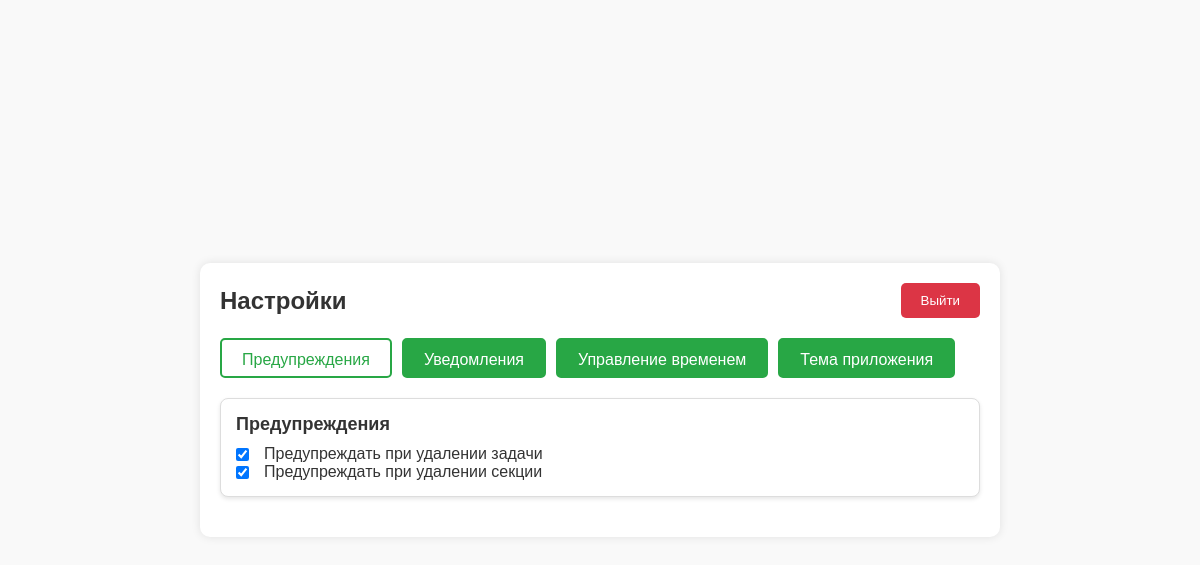
Page /settings/ (signed in) on the earlier database version.
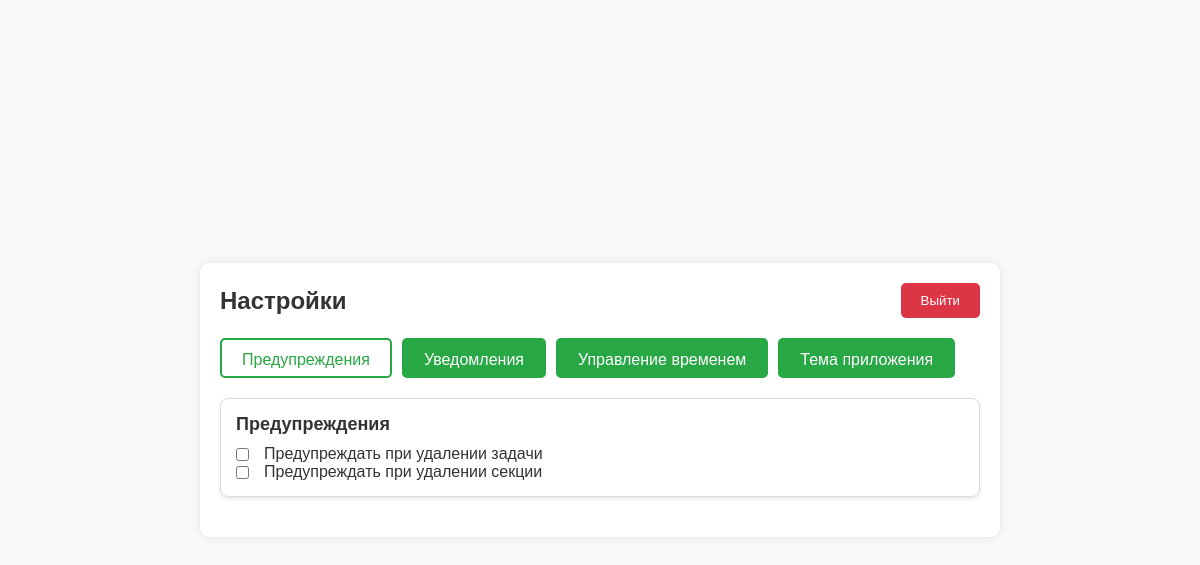
Same page on the later database version.
### settings_app/models.py (models this page shows, shortened)
class UserSettings(models.Model):
    THEME_CHOICES = [
        ('light', 'Светлая тема'),
        ('dark', 'Тёмная тема'),
        ('custom', 'Персонализированная тема'),
    ]
    user = models.OneToOneField(User, on_delete=models.CASCADE, related_name='settings')
    warn_on_task_delete = models.BooleanField(default=True, verbose_name="Предупреждать при удалении задачи")
    warn_on_task_section_delete = models.BooleanField(default=True, verbose_name="Предупреждать при удалении секции")
    email_notifications = models.BooleanField(default=True, verbose_name="Отправление уведомлений по email")
    theme = models.CharField(
        max_length=10,
        choices=THEME_CHOICES,
        default='light',
        verbose_name="Тема интерфейса"
    )

### settings_app/views.py (the view)
# urls.py: path('', SettingsAppPage.as_view(), name='main_settings_app'),
class SettingsAppPage(LoginRequiredMixin, TemplateView):
    template_name = 'settings.html'
    def get_context_data(self, **kwargs):
        context = super().get_context_data(**kwargs)
        context.update(SettingsAppContext.get_context_for_index_page(self.request))
        return context

### utils/DataBaseObjectsProcessing.py (called while the page is built)
    @staticmethod
    def get_objects_owned_by_user(model_class: Type, user: Any) -> QuerySet:
        return model_class.objects.filter(user=user)

### settings_app/templates/settings.html (shortened to what this page needs)
<!DOCTYPE html>
{% load static %}
<html lang="ru">
<head>
    <link rel="stylesheet" type="text/css" href="{% static 'settings_app/css/main_page_new.css' %}">
    <link rel="stylesheet" type="text/css" href="{% static 'settings_app/css/success-message.css' %}">
    <link id="theme-style" rel="stylesheet" href="{% static 'css/'|add:user_settings.theme|add:'-theme.css' %}">
</head>
<body>
    <div class="container">
        <div class="header">
            <h1>{{ title }}</h1>
            <button class="logout-button" onclick="location.href='{% url 'authorization:profile' %}'">Выйти</button>
        </div>
        <div class="navigation">
            <button class="nav-button active" data-target="warnings">Предупреждения</button>
            <button class="nav-button" data-target="notifications">Уведомления</button>
            <button class="nav-button" data-target="datatime">Управление временем</button>
            <button class="nav-button" data-target="theme">Тема приложения</button>
        </div>
        <div id="warnings" class="setting-group">
            <h3>Предупреждения</h3>
            <div class="checkbox-item">
                <input
                       type="checkbox"
                       id="WarnOnTaskDelete"
                       name="warn_on_task_delete"
                       {% if user_settings.warn_on_task_delete %}checked{% endif %}
                       onchange="updateSetting(this)"
                >
                <label class="form-check-label" for="WarnOnTaskDelete">Предупреждать при удалении задачи</label>
            </div>
            <div class="checkbox-item">
                <input
                       type="checkbox"
                       id="WarnOnTaskSectionDelete"
                       name="warn_on_task_section_delete"
                       {% if user_settings.warn_on_task_section_delete %}checked{% endif %}
                       onchange="updateSetting(this)"
                >
                <label class="form-check-label" for="WarnOnTaskSectionDelete">Предупреждать при удалении секции</label>
            </div>
        </div>
    </div>
</body>
</html>

### static/settings_app/css/main_page_new.css (style rules this page uses)
* { margin: 0; padding: 0; box-sizing: border-box; font-family: Arial, sans-serif; }
body { background-color: #f0f0f0; display: flex; justify-content: center; align-items: center; min-height: 100vh; }
.container { width: 800px; background-color: white; padding: 20px; border-radius: 10px; box-shadow: 0 0 10px rgba(0, 0, 0, 0.1); }
.header { display: flex; justify-content: space-between; align-items: center; margin-bottom: 20px; }
.header h1 { font-size: 24px; color: #333; }
.logout-button { background-color: #dc3545; color: white; border: none; padding: 10px 20px; border-radius: 5px; cursor: pointer; transition: background-color 0.3s ease; }
.form-check-label { margin-left: 5px; font-size: 16px; color: #333; }
.setting-group { background-color: #fff; border: 1px solid #ddd; border-radius: 8px; padding: 15px; margin-bottom: 20px; box-shadow: 0 2px 4px rgba(0, 0, 0, 0.1); }
.setting-group h3 { margin-top: 0; margin-bottom: 10px; font-size: 18px; color: #333; }
.checkbox-item { display: flex; align-items: center; gap: 10px; }
.navigation { display: flex; justify-content: left; gap: 10px; margin-bottom: 20px; }
.nav-button { background-color: #28a745; color: white; border: 2px solid #28a745; padding: 10px 20px; border-radius: 5px; cursor: pointer; transition: all 0.3s ease; height: 40px; font-size: 16px; text-align: center; line-height: 20px; }
.nav-button.active { background-color: white; color: #28a745; }

### static/css/light-theme.css (style rules this page uses)
body { background-color: #f9f9f9; color: #333; }

Differences in the rows shown:
changed UserSettings: warn_on_task_delete "☑" → "☐"; warn_on_task_section_delete "☑" → "☐"
